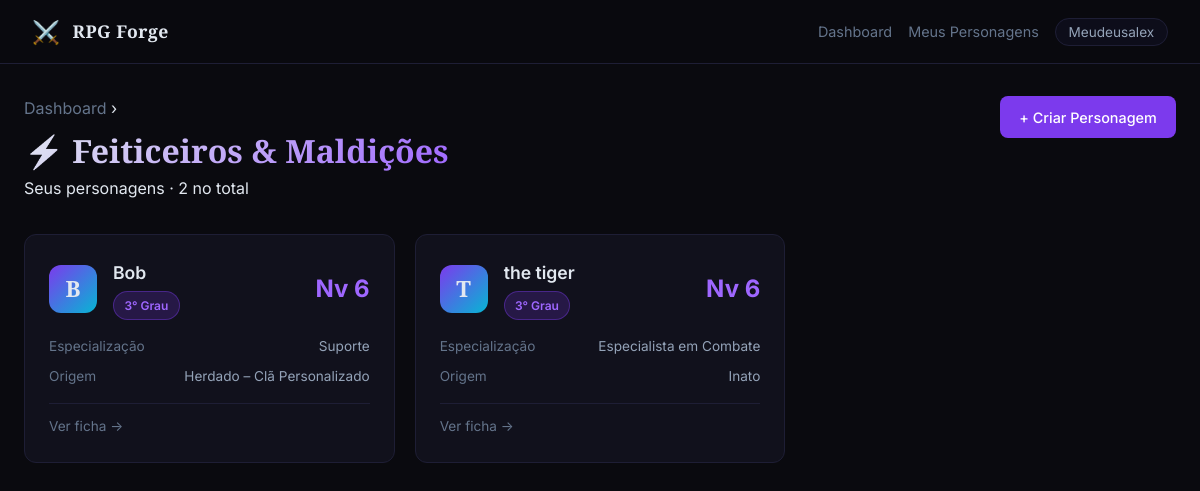
The app's page /jujutsu/ (signed in) with its own data.
### tables this page shows
CREATE TABLE personagens (
                id INTEGER PRIMARY KEY AUTOINCREMENT,
                nome TEXT NOT NULL,
                dados TEXT NOT NULL,
                criado_em TIMESTAMP DEFAULT CURRENT_TIMESTAMP,
                atualizado_em TIMESTAMP DEFAULT CURRENT_TIMESTAMP
            , usuario_id INTEGER, sistema TEXT DEFAULT 'jujutsu', mesa_id INTEGER);

### sistemas/jujutsu/routes.py (the view)
@bp.route("/")
@login_required
def index():
    uid = session["usuario_id"]
    with get_db() as conn:
        rows = conn.execute(
            "SELECT id, nome, dados, mesa_id, criado_em FROM personagens WHERE usuario_id=? AND sistema=? ORDER BY atualizado_em DESC",
            (uid, SISTEMA)
        ).fetchall()
    lista = []
    for p in rows:
        dados = json.loads(p["dados"])
        lista.append({
            "id": p["id"],
            "nome": p["nome"],
            "mesa_id": p["mesa_id"],
            "nivel": dados.get("nivel", 1),
            "grau": calcular_grau(dados.get("nivel", 1)),
            "especializacao": ESPECIALIZACOES.get(dados.get("especializacao", ""), {}).get("nome", "?"),
            "origem": ORIGENS.get(dados.get("origem", ""), {}).get("nome", "?"),
            "criado_em": p["criado_em"],
        })
    return render_template("jujutsu/index.html", personagens=lista, usuario=usuario_logado())

### database.py (called while the page is built)
def get_db():
    conn = sqlite3.connect(DB_PATH)
    conn.row_factory = sqlite3.Row
    return conn

def login_required(f):
    @wraps(f)
    def decorated(*args, **kwargs):
        if "usuario_id" not in session:
            return redirect(url_for("login"))
        return f(*args, **kwargs)
    return decorated

def usuario_logado():
    return {"id": session.get("usuario_id"), "username": session.get("usuario_nome")}

### sistemas/jujutsu/game_data.py (called while the page is built)
def calcular_grau(nivel):
    for (min_n, max_n), grau in GRAUS_FEITICEIRO.items():
        if min_n <= nivel <= max_n:
            return grau
    return "Especial"

### sistemas/jujutsu/templates/jujutsu/index.html (shortened to what this page needs)
{% extends "base.html" %}
{% block content %}
<div class="page-header">
  <div>
    <p class="page-sub" style="margin-bottom:.2rem"><a href="{{ url_for('dashboard') }}" style="color:var(--text-muted);text-decoration:none">Dashboard</a> ›</p>
    <h1 class="page-title">⚡ Feiticeiros & Maldições</h1>
    <p class="page-sub">Seus personagens · {{ personagens|length }} no total</p>
  </div>
  <a href="{{ url_for('jujutsu.criar') }}" class="btn btn-primary">+ Criar Personagem</a>
</div>
{% if personagens %}
<div class="cards-grid">
  {% for p in personagens %}
  <div class="char-card-wrap">
    <a href="{{ url_for('jujutsu.ver_personagem', pid=p.id) }}" class="char-card">
      <div class="char-card-header">
        <div class="char-avatar">{{ p.nome[0].upper() }}</div>
        <div class="char-info">
          <h3 class="char-nome">{{ p.nome }}</h3>
          <span class="char-grau badge badge-grau">{{ p.grau }}</span>
        </div>
        <span class="char-nivel">Nv {{ p.nivel }}</span>
      </div>
      <div class="char-card-body">
        <div class="char-detail">
          <span class="detail-label">Especialização</span>
          <span class="detail-value">{{ p.especializacao }}</span>
        </div>
        <div class="char-detail">
          <span class="detail-label">Origem</span>
          <span class="detail-value">{{ p.origem }}</span>
        </div>
      </div>
      <div class="char-card-footer">
        {% if p.mesa_id %}
        <span class="char-mesa-badge">🎭 Em mesa</span>
        {% else %}
        <span class="text-muted">Ver ficha →</span>
        {% endif %}
      </div>
    </a>
  </div>
  {% endfor %}
</div>
{% endif %}
{% endblock %}

### static/css/style.css (style rules this page uses)
*, *::before, *::after { box-sizing: border-box; margin: 0; padding: 0; }
:root { --bg: #0a0a0f; --bg-card: #11111c; --bg-card-hover: #161625; --bg-input: #0d0d1a; --border: #1e1e35; --border-hover: #3a3a6a; --accent: #7c3aed; --accent-light: #9f67ff; --accent-glow: rgba(124,58,237,0.35); --accent2: #06b6d4; --text: #e2e8f0; --text-muted: #64748b; --text-dim: #94a3b8; --success: #10b981; --warning: #f59e0b; --danger: #ef4444; --pv-color: #10b981; --pe-color: #7c3aed; --radius: 12px; --radius-sm: 8px; --shadow: 0 4px 24px rgba(0,0,0,0.5); --shadow-glow: 0 0 30px rgba(124,58,237,0.2); }
html { font-size: 16px; }
body { font-family: 'Inter', -apple-system, sans-serif; background: var(--bg); color: var(--text); min-height: 100vh; line-height: 1.6; }
.btn { display: inline-flex; align-items: center; gap: 0.4rem; padding: 0.6rem 1.2rem; border-radius: var(--radius-sm); font-size: 0.9rem; font-weight: 500; cursor: pointer; text-decoration: none; border: none; transition: all 0.2s; white-space: nowrap; }
.btn-primary { background: var(--accent); color: white; }
.badge { display: inline-block; padding: 0.25rem 0.65rem; border-radius: 99px; font-size: 0.75rem; font-weight: 600; }
.badge-grau { background: rgba(124,58,237,0.2); color: var(--accent-light); border: 1px solid rgba(124,58,237,0.4); }
.page-header { display: flex; align-items: center; justify-content: space-between; margin-bottom: 2rem; gap: 1rem; }
.page-title { font-family: 'Cinzel', serif; font-size: 2rem; font-weight: 700; background: linear-gradient(135deg, var(--text) 0%, var(--accent-light) 100%); -webkit-background-clip: text; -webkit-text-fill-color: transparent; background-clip: text; }
.cards-grid { display: grid; grid-template-columns: repeat(auto-fill, minmax(280px, 1fr)); gap: 1.25rem; }
.char-card { display: block; background: var(--bg-card); border: 1px solid var(--border); border-radius: var(--radius); padding: 1.5rem; text-decoration: none; color: var(--text); transition: all 0.25s; position: relative; overflow: hidden; }
.char-card::before { content: ''; position: absolute; top: 0; left: 0; right: 0; height: 3px; background: linear-gradient(90deg, var(--accent), var(--accent2)); opacity: 0; transition: opacity 0.25s; }
.char-card-header { display: flex; align-items: center; gap: 1rem; margin-bottom: 1rem; }
.char-avatar { width: 48px; height: 48px; background: linear-gradient(135deg, var(--accent), var(--accent2)); border-radius: 12px; display: flex; align-items: center; justify-content: center; font-size: 1.4rem; font-weight: 700; font-family: 'Cinzel', serif; flex-shrink: 0; }
.char-info { flex: 1; }
.char-nome { font-size: 1.1rem; font-weight: 600; margin-bottom: 0.25rem; }
.char-nivel { font-size: 1.5rem; font-weight: 700; color: var(--accent-light); }
.char-card-body { display: flex; flex-direction: column; gap: 0.5rem; margin-bottom: 1rem; }
.char-detail { display: flex; justify-content: space-between; font-size: 0.85rem; }
.detail-label { color: var(--text-muted); }
.detail-value { color: var(--text-dim); }
.char-card-footer { border-top: 1px solid var(--border); padding-top: 0.75rem; font-size: 0.85rem; color: var(--text-muted); }
.text-muted { color: var(--text-muted); }
.page-header { display: flex; align-items: flex-start; justify-content: space-between; gap: 1rem; margin-bottom: 2rem; flex-wrap: wrap; }

### sistemas/jujutsu/templates/jujutsu/index.html (style rules this page uses)
.char-card-wrap { position:relative }

### records on screen
personagens: nome "B", nome "Bob", grau "3° Grau", nivel "6", especializacao "Suporte", origem "Herdado – Clã Personalizado"
personagens: nome "T", nome "the tiger", grau "3° Grau", nivel "6", especializacao "Especialista em Combate", origem "Inato"

### other values on screen
{{ session.get('usuario_nome', '') }} "Meudeusalex"
{{ personagens|length }} "2"
